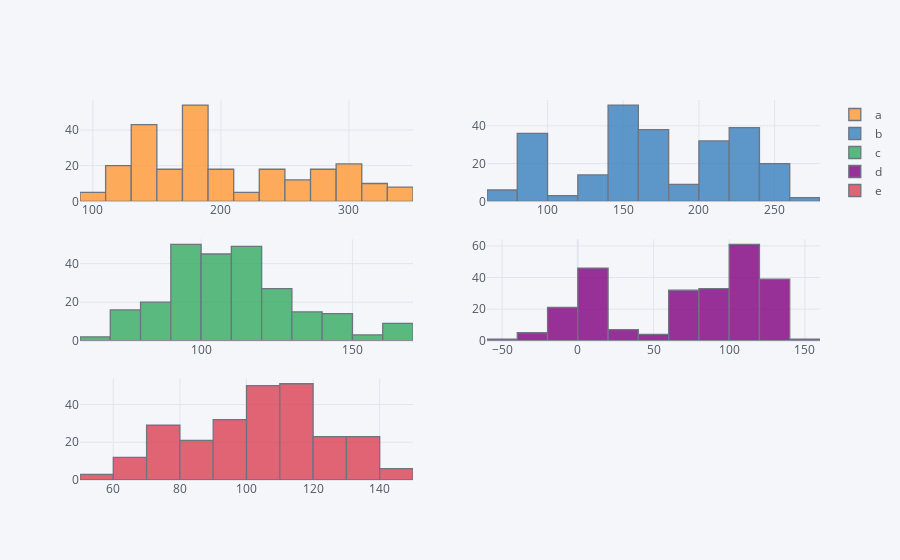

Write notebook code for a chart like this one.
### Markdown cell above
맷플롯립과 유사하게 `plotly`도 다양한 플롯 유형을 제공합니다. 다음 코드의 결과를 라인이 아닌 히스토그램으로 나타내면 아래와 같습니다.

### Code cell
plyo.iplot(df.iplot(kind='hist',
                    subplots=True,
                    bins=15,
                    asFigure=True),
           filename='ply_03')

### Figure 1 — Plotly figure (JSON) as saved in the notebook; plotly's stock layout.template omitted (floating-point values rounded to 4 significant figures; data arrays with more than 128 entries replaced by an {"elided": "..."} marker saying what was removed)
{"data": [{"histfunc": "count", "histnorm": "", "marker": {"color": "rgba(255, 153, 51, 1.0)", "line": {"color": "#4D5663", "width": 1.3}}, "name": "a", "nbinsx": 15, "opacity": 0.8, "orientation": "v", "type": "histogram", "x": {"elided": "250 float values"}, "xaxis": "x", "yaxis": "y"}, {"histfunc": "count", "histnorm": "", "marker": {"color": "rgba(55, 128, 191, 1.0)", "line": {"color": "#4D5663", "width": 1.3}}, "name": "b", "nbinsx": 15, "opacity": 0.8, "orientation": "v", "type": "histogram", "x": {"elided": "250 float values"}, "xaxis": "x2", "yaxis": "y2"}, {"histfunc": "count", "histnorm": "", "marker": {"color": "rgba(50, 171, 96, 1.0)", "line": {"color": "#4D5663", "width": 1.3}}, "name": "c", "nbinsx": 15, "opacity": 0.8, "orientation": "v", "type": "histogram", "x": {"elided": "250 float values"}, "xaxis": "x3", "yaxis": "y3"}, {"histfunc": "count", "histnorm": "", "marker": {"color": "rgba(128, 0, 128, 1.0)", "line": {"color": "#4D5663", "width": 1.3}}, "name": "d", "nbinsx": 15, "opacity": 0.8, "orientation": "v", "type": "histogram", "x": {"elided": "250 float values"}, "xaxis": "x4", "yaxis": "y4"}, {"histfunc": "count", "histnorm": "", "marker": {"color": "rgba(219, 64, 82, 1.0)", "line": {"color": "#4D5663", "width": 1.3}}, "name": "e", "nbinsx": 15, "opacity": 0.8, "orientation": "v", "type": "histogram", "x": {"elided": "250 float values"}, "xaxis": "x5", "yaxis": "y5"}], "layout": {"barmode": "overlay", "legend": {"bgcolor": "#F5F6F9", "font": {"color": "#4D5663"}}, "paper_bgcolor": "#F5F6F9", "plot_bgcolor": "#F5F6F9", "title": {"font": {"color": "#4D5663"}}, "xaxis": {"anchor": "y", "domain": [0, 0.45], "gridcolor": "#E1E5ED", "showgrid": true, "tickfont": {"color": "#4D5663"}, "title": {"font": {"color": "#4D5663"}, "text": ""}, "zerolinecolor": "#E1E5ED"}, "xaxis2": {"anchor": "y2", "domain": [0.55, 1], "gridcolor": "#E1E5ED", "showgrid": true, "tickfont": {"color": "#4D5663"}, "title": {"font": {"color": "#4D5663"}, "text": ""}, "zerolinecolor": "#E1E5ED"}, "xaxis3": {"anchor": "y3", "domain": [0, 0.45], "gridcolor": "#E1E5ED", "showgrid": true, "tickfont": {"color": "#4D5663"}, "title": {"font": {"color": "#4D5663"}, "text": ""}, "zerolinecolor": "#E1E5ED"}, "xaxis4": {"anchor": "y4", "domain": [0.55, 1], "gridcolor": "#E1E5ED", "showgrid": true, "tickfont": {"color": "#4D5663"}, "title": {"font": {"color": "#4D5663"}, "text": ""}, "zerolinecolor": "#E1E5ED"}, "xaxis5": {"anchor": "y5", "domain": [0, 0.45], "gridcolor": "#E1E5ED", "showgrid": true, "tickfont": {"color": "#4D5663"}, "title": {"font": {"color": "#4D5663"}, "text": ""}, "zerolinecolor": "#E1E5ED"}, "yaxis": {"anchor": "x", "domain": [0.7333, 1], "gridcolor": "#E1E5ED", "showgrid": true, "tickfont": {"color": "#4D5663"}, "title": {"font": {"color": "#4D5663"}, "text": ""}, "zerolinecolor": "#E1E5ED"}, "yaxis2": {"anchor": "x2", "domain": [0.7333, 1], "gridcolor": "#E1E5ED", "showgrid": true, "tickfont": {"color": "#4D5663"}, "title": {"font": {"color": "#4D5663"}, "text": ""}, "zerolinecolor": "#E1E5ED"}, "yaxis3": {"anchor": "x3", "domain": [0.3667, 0.6333], "gridcolor": "#E1E5ED", "showgrid": true, "tickfont": {"color": "#4D5663"}, "title": {"font": {"color": "#4D5663"}, "text": ""}, "zerolinecolor": "#E1E5ED"}, "yaxis4": {"anchor": "x4", "domain": [0.3667, 0.6333], "gridcolor": "#E1E5ED", "showgrid": true, "tickfont": {"color": "#4D5663"}, "title": {"font": {"color": "#4D5663"}, "text": ""}, "zerolinecolor": "#E1E5ED"}, "yaxis5": {"anchor": "x5", "domain": [0, 0.2667], "gridcolor": "#E1E5ED", "showgrid": true, "tickfont": {"color": "#4D5663"}, "title": {"font": {"color": "#4D5663"}, "text": ""}, "zerolinecolor": "#E1E5ED"}}}
